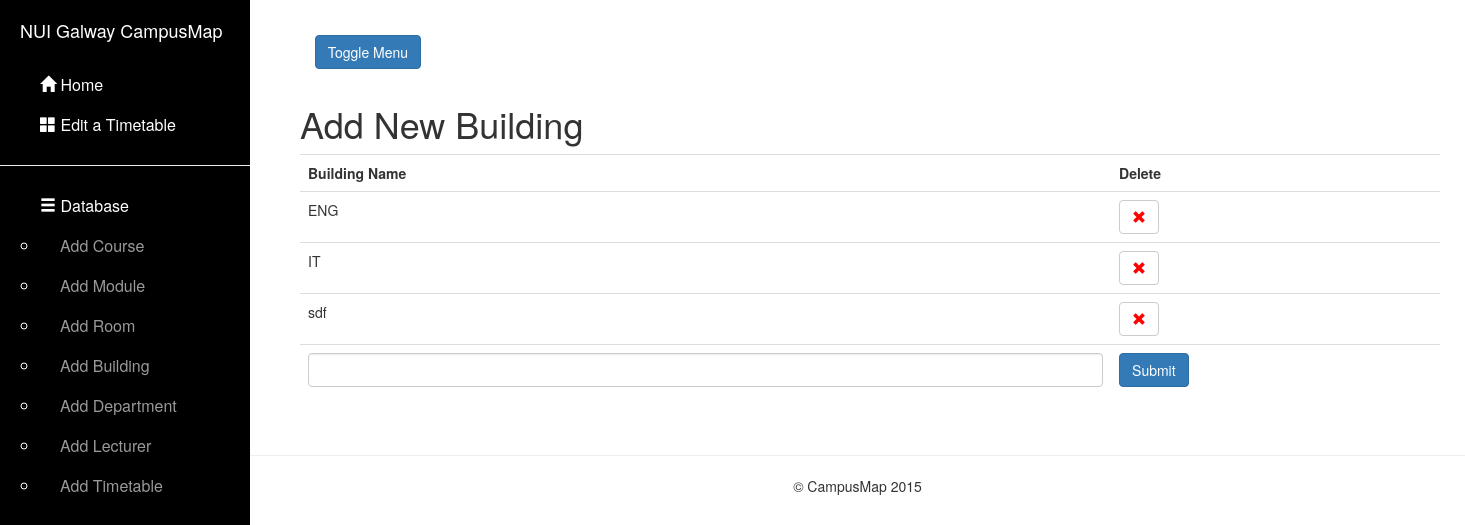
/building/, run on an earlier commit of the app's database.
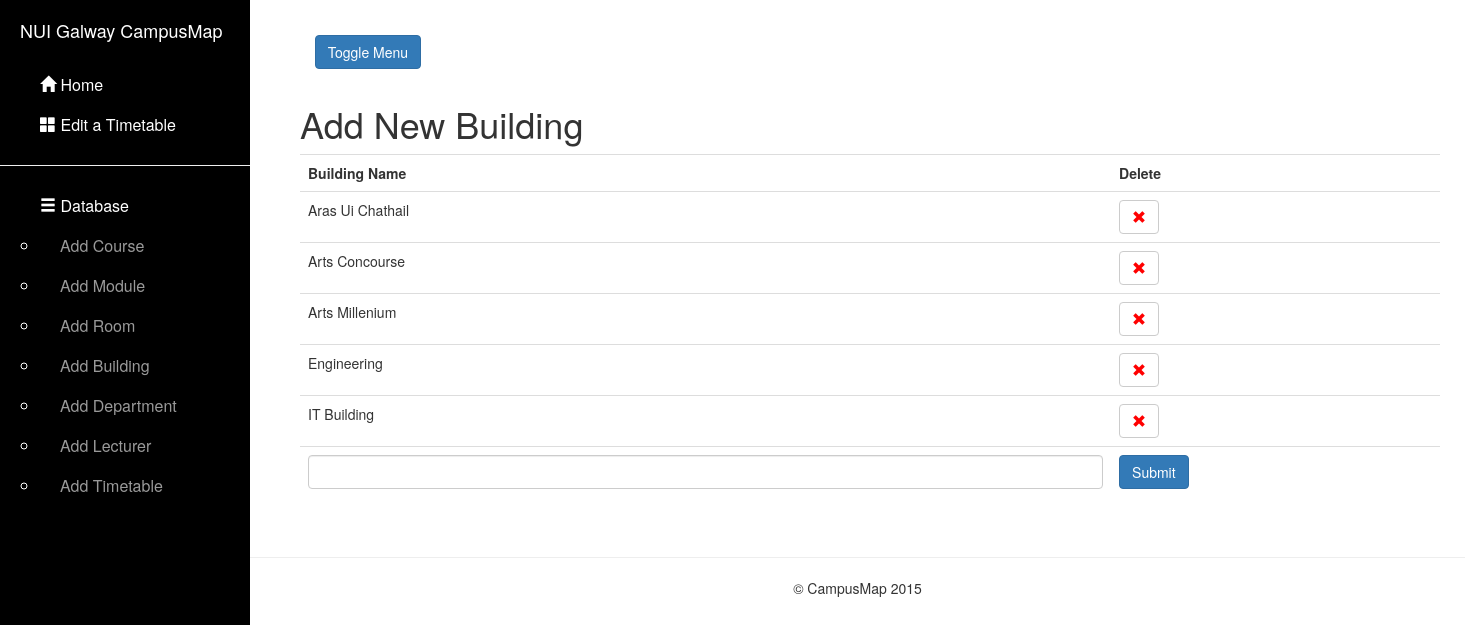
And on a later commit of the database.
### map/models.py (models this page shows, shortened)
class Building(models.Model):
    buildingName = models.CharField(max_length = 75, primary_key=True)

### map/views.py (the view)
# urls.py: url(r'^building/$', 'building'),
def building(request):
    query_results = Building.objects.all().order_by('buildingName')
    if request.method == 'GET':
        message = request.GET.get('message')
        if message == 'delete':
            record = request.GET.get('toDelete')
            Building.objects.filter(buildingName=record).delete()
    if request.method == 'POST': # If the form has been submitted...
        form = BuildingForm(request.POST) # A form bound to the POST data
        if form.is_valid(): # All validation rules pass
            save_it = form.save()
            save_it.save()
            return HttpResponseRedirect('/building/') # Redirect after POST
    else:
        form = BuildingForm() # An unbound form
    return render_to_response('dbstuff/addbuilding.html', locals(),context_instance=RequestContext(request))

### map/forms.py
class BuildingForm(forms.ModelForm):
    buildingName = forms.CharField(max_length = 75,label = mark_safe('<strong>Building Name</strong>'))
    class Meta:
        model = Building
        fields = "__all__"

### CampusMap/templates/dbstuff/addbuilding.html (shortened to what this page needs)
{% extends "base.html" %}
{% block content %}
<div class="container">
            <h1>Add New Building</h1>
            <table class="table" id="test">
                <tr>
                    <th>Building Name</th>
                    <th>Delete</th>
                </tr>
                {% for item in query_results %}
                 <tr>
                    <td>{{  item.buildingName }}</td>
                    <td>
                        <button type="submit" onclick="getRecordDetails('building');" class="btn btn-default" aria-label="Left Align" style="color: red">
                            <span class="glyphicon glyphicon-remove" aria-hidden="true"></span>
                        </button>
                    </td>
                 </tr>
                {% endfor %}
                <tr>
                <form class="form-contact" action="" method="POST">
                    {% for field in form %}
                    <td>
                    <input type="text" class="form-control" name="{{ field.name }}" id="id_{{ field.name }}">
                    </td>
                    {% endfor %}
                    <td><input type="submit" value="Submit"  class="btn btn-primary">
                    </td>
                    </form>
            </table>
</div>
{%  endblock %}

What changed in the data, as far as the page shows it:
removed Building: buildingName "ENG"
removed Building: buildingName "IT"
removed Building: buildingName "sdf"
added Building: buildingName "Aras Ui Chathail"
added Building: buildingName "Arts Concourse"
added Building: buildingName "Arts Millenium"
added Building: buildingName "Engineering"
added Building: buildingName "IT Building"
